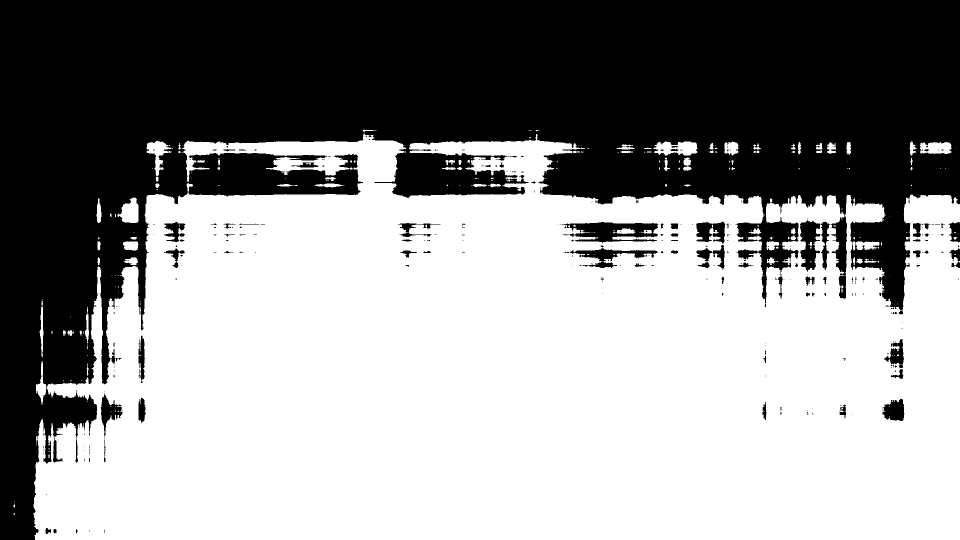
#> input picture pca/bw_img1.png, 1920 x 1080 px, given in place of traf.bmp, which was not available (shown at 1/2 size)
$ jupyter execute --allow-errors pca_color.ipynb   (text cells are left out)
#> lines starting #> are read from the running program, lines starting #| are printed output that depends on the picture; after the words box and inside, x2 and y2 are one past the last pixel; in counts of white or black regions, pixels touching at a corner belong together; pictures that were not available may be replaced by others from this repository, and a replacement may not be noted
#> `img=plt.imread('../traf.bmp')`: img: shape (1080, 1920) float32; values 0 (black) and 1 (white), 57.5% white; 327 black regions (256 under 20 px), largest, box (x1, y1, x2, y2) and area: (0, 0, 1920, 1080) 853521, (1124, 444, 1317, 487) 4801, (1600, 439, 1660, 543) 3511
[cell 1]
import cv2
import matplotlib.pyplot as plt
import numpy as np

[cell 2]
def svd(X):
    number_of_dimensioons=len(X.shape)
#> number_of_dimensioons = 2
    if number_of_dimensioons==3:
        X=np.transpose(X,(2,0,1))
        U,S,V=np.linalg.svd(X,full_matrices=False)
    else :
        U,S,V=np.linalg.svd(X,full_matrices=False)
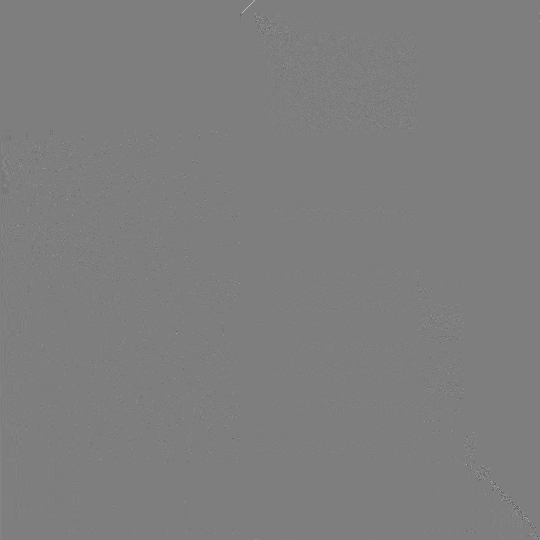
#> U: shape (1080, 1080) float32 (shown at 1/2 size); min -0.987, max 1, mean 1.23e-05; drawn with min black and max white
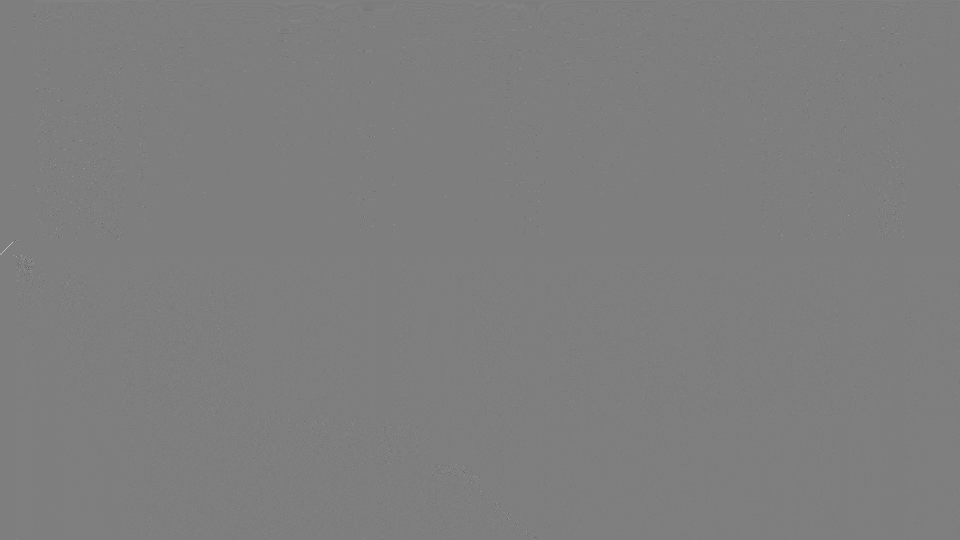
#> V: shape (1080, 1920) float32 (shown at 1/2 size); min -0.986, max 1, mean 3.9e-05; drawn with min black and max white
#> S = 1080 values, max 1051.3 at index 0, min 1.8e-14 at index 1079, mean 2.86

    return U,S,V

[cell 3]
def rebuildsvd(U,S,V,k):

    number_of_dimensioons=len(U.shape)
    if number_of_dimensioons==3:
        sigma=np.zeros((3,U.shape[1],V.shape[1]))
        for j in range(3):
            np.fill_diagonal(sigma[j,:k,:],S[j,:k])
        Xrebuild=np.matmul(U,np.matmul(sigma,V))
        Xrebuild=np.transpose(Xrebuild,(0,1,2))
    else :
        Xrebuild = np.matrix(U[:, :k])*np.diag(S[:k])*np.matrix(V[:k , :])

    return Xrebuild

[cell 4]
def compression_ratio(X,k):
    N=X.shape[0]
    compression_ratio=N/(2*k+1)
    return compression_ratio

[cell 5]
def recoverd_variance_proportions(S,k):
    num_of_dim=len(S.shape)
    if num_of_dim == 1 :
        eigenval=S**2/(S.shape[0]-1)
        significance=[np.abs(i)/sum(eigenval) for i in eigenval]
        significance.sort(reverse=True)
        recovered_var=sum(significance[0:k])
    else :
        recovered_var=[]
        for i in range(3):
            current_eigenval=S[i,:]**2/(S.shape[1]-1)
            current_significance=[np.abs(i)/sum(current_eigenval) for i in current_eigenval]
            current_significance.sort(reverse=True)
            current_recovered_var=sum(current_significance[0:k])
            recovered_var.append(current_recovered_var)
    return recovered_var

[cell 6]
img=plt.imread('../traf.bmp')

[cell 7]
from math import log10
def PSNR(original, compressed):
    diff=(original-compressed)
    mse=np.mean((original-compressed)**2)
    max_pixel=255
    psnr=20*log10(max_pixel/((mse)**(1/2)))
    return psnr

[cell 8]
import cv2
def tobin(img,k):
    im_gray =cv2.cvtColor(img.astype("uint8"),cv2.COLOR_BGR2GRAY)

    (thresh, im_bw) = cv2.threshold(im_gray, 128, 255, cv2.THRESH_BINARY | cv2.THRESH_OTSU)
    cv2.imwrite(f'bw_img{k}.png', im_bw)

[cell 9]
U,S,V = svd(img)
component_num=[1,2,5,10,20,40,80,160,256,500,550,600]
fig=plt.figure(figsize=(18,18))

i=0
#> (the rest of this cell did not finish here and is left out)

$ run again, on pca/bw_img20.png
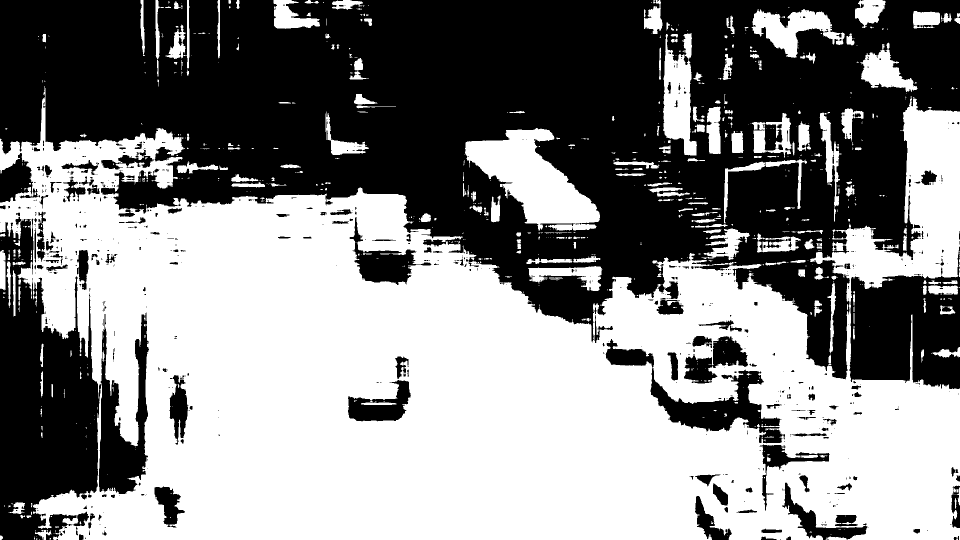
#> input picture pca/bw_img20.png, 1920 x 1080 px, given in place of traf.bmp, which was not available (shown at 1/2 size)
#> img: shape (1080, 1920) float32; values 0 (black) and 1 (white), 52.2% white; 735 black regions (540 under 20 px), largest, box (x1, y1, x2, y2) and area: (0, 0, 1920, 759) 766214, (0, 433, 202, 1080) 82554, (1699, 504, 1920, 778) 42158
#> in svd, `U,S,V=np.linalg.svd(X,full_matrices=False)`: S = 1080 values, max 888.7 at index 0, min 9.36e-16 at index 1079, mean 7.07
